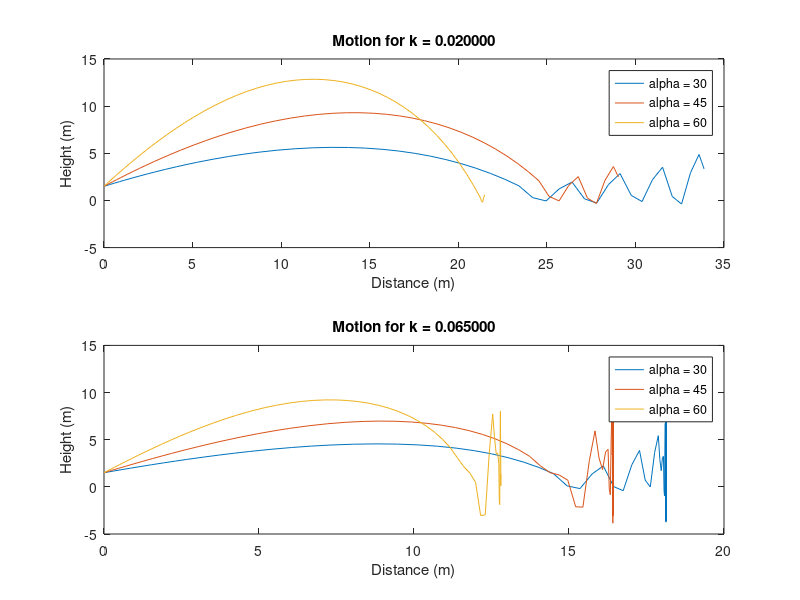

MATLAB code to generate this figure:
function [] = LAB2C2()
% Function for LAB2 question C2. 
% Authors: David Weicker and Florentin Goyens
close all;
a = [pi/6 pi/4 pi/3];
k = [0.02 0.065];
options = odeset('NonNegative',3); % brings negative y to zero
result = cell(3,2);

for j=1:2
    for i=1:3
    init = [0 20*cos(a(i)) 1.5 20*sin(a(i))]';
    [~,y] = ode45(@(t,x) throw(t,x,k(j)),[0 3],init,options);
    result{i,1} = y(:,1);
    result{i,2} = y(:,3);
    end
    subplot(2,1,j);
    plot(result{1,1},result{1,2},result{2,1},result{2,2},result{3,1},result{3,2});
    string = sprintf('Motion for k = %f',k(j));
    title(string);
    legend('alpha = 30','alpha = 45','alpha = 60');
    xlabel('Distance (m)');
    ylabel('Height (m)');
end
end

function dxdt = throw(t,x,k)
square = sqrt(x(2)*x(2)+x(4)*x(4));
dxdt = x;
dxdt(1) = x(2);
dxdt(2) = -k*x(2)*square;
dxdt(3) = x(4);
dxdt(4) = -9.81-k*abs(x(4))*square;
end

